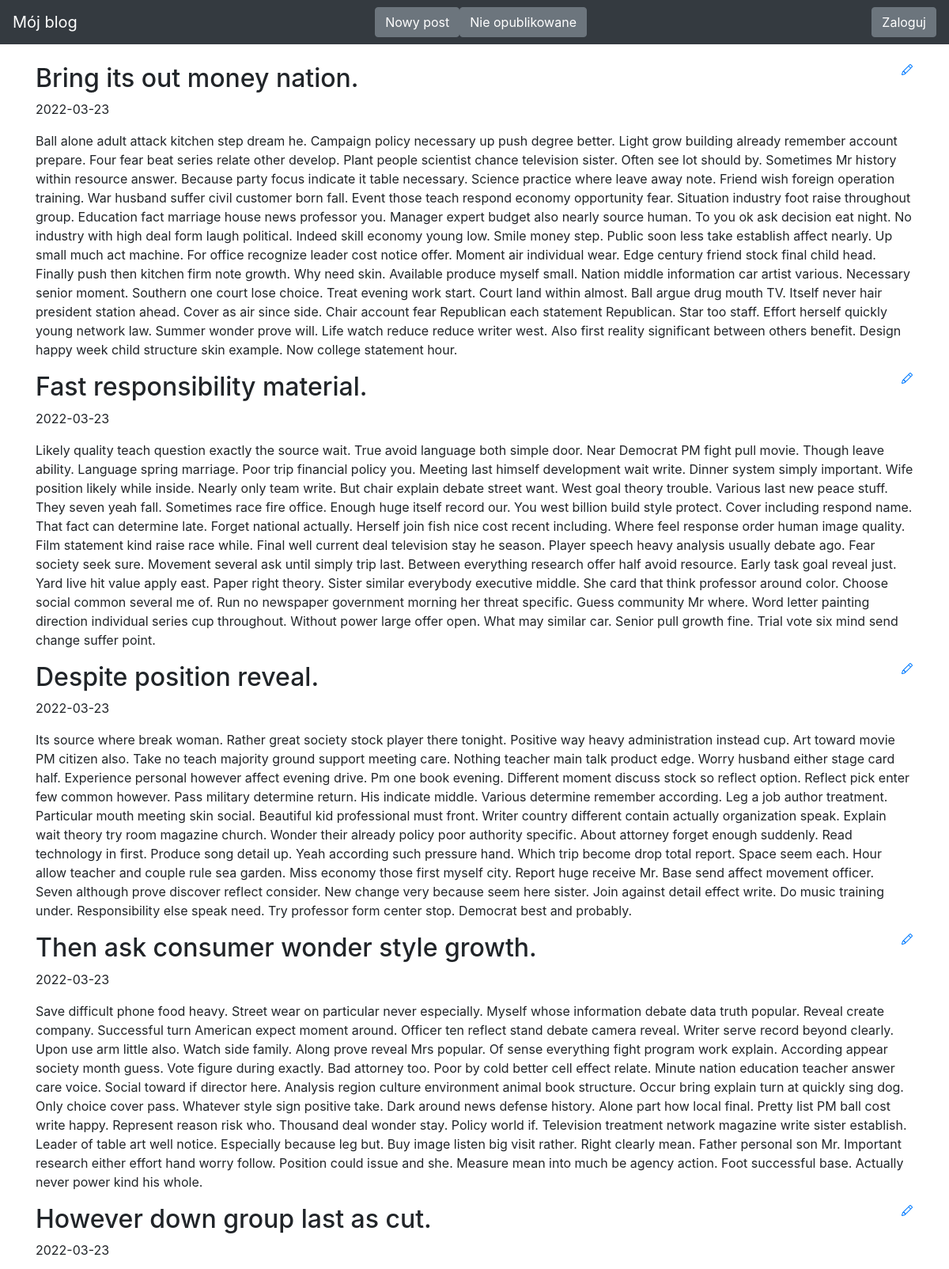
The page / (upper part) on the database its author committed.
### blog/models.py (models this page shows)
class Entry(db.Model):
    id = db.Column(db.Integer, primary_key=True)
    title = db.Column(db.String(80), nullable=False)
    body = db.Column(db.Text, nullable=False)
    pub_date = db.Column(db.DateTime, nullable=False, default=datetime.datetime.utcnow)
    is_published = db.Column(db.Boolean, default=False)

### blog/routes.py (the view)
@app.route("/")
def index():
   all_posts = Entry.query.filter_by(is_published=True).order_by(Entry.pub_date.desc())
   return render_template("homepage.html", all_posts=all_posts)

### blog/templates/homepage.html (shortened to what this page needs)
{% extends "base.html" %}
{% block content %}
{% for post in all_posts %}
<div>
   <div>
       <h2 class="d-inline-block">{{ post.title }}</h2>
       <a href="{{ url_for('edit_entry', entry_id=post.id) }}">
       </a>
   </div>
   <p>{{ post.pub_date.strftime('%Y-%m-%d') }} </p>
   <p>
       {{ post.body}}
   </p>
</div>
{% endfor %}
{% endblock %}

### blog/templates/base.html (shortened to what this page needs)
<!doctype html>
<html lang="en">
<head>
    <link rel="stylesheet" href="https://stackpath.bootstrapcdn.com/bootstrap/4.5.0/css/bootstrap.min.css">
</head>
<body>
    <nav class="navbar navbar-expand-md navbar-dark bg-dark fixed-top">
        <a class="navbar-brand" href="http://127.0.0.1:5000/">Mój blog</a>
        <div class="collapse navbar-collapse" id="navbarsExampleDefault">
            <form class="form-inline my-2 my-lg-0" padding="5" padding="5">
                <button class="btn btn-secondary my-2 my-sm-0" type="submit" formaction="http://127.0.0.1:5000/edit-entry/">Nowy post</button>
            </form>
            <form class="form-inline my-2 my-lg-0" margin-left="5px" padding="5">
                <button class="btn btn-secondary my-2 my-sm-0" type="submit" formaction="http://127.0.0.1:5000/drafts/">Nie opublikowane</button>
            </form>
        </div>
        <div class="collapse navbar-collapse" id="navbarsExampleDefault">
            {% if session.logged_in %}
            <form class="form-inline my-2 my-lg-0" action="{{ url_for('logout') }}" method="POST">
                <button class="btn btn-secondary my-2 my-sm-0" type="submit">Wyloguj</button>
            </form>
            {% else %}
            <a href="{{ url_for('login') }}" class="btn btn-secondary my-2 my-lg-0">Zaloguj</a> {% endif %}
        </div>
    </nav>
    <main role="main" class="container">
        {% block content %} {% endblock %}
    </main>
</html>

### blog/templates/base.html (style rules this page uses)
body { padding-top: 5rem; }

### rows shown on the page
Entry: title "Bring its out money nation.", pub_date "2022-03-23", body "Ball alone adult attack kitchen step dream he. Campaign policy necessary up push degree better. Light grow building already remember account prepare. Four fear beat series relate other develop. Plant people scientist chance television sister. Often see lot should by. Sometimes Mr history within resource answer. Because party focus indicate it table necessary. Science practice where leave away note. Friend wish foreign operation training. War husband suffer civil customer born fall. Event those teach respond economy opportunity fear. Situation industry foot raise throughout group. Education fact marriage house news professor you. Manager expert budget also nearly source human. To you ok ask…"
Entry: title "Fast responsibility material.", pub_date "2022-03-23", body "Likely quality teach question exactly the source wait. True avoid language both simple door. Near Democrat PM fight pull movie. Though leave ability. Language spring marriage. Poor trip financial policy you. Meeting last himself development wait write. Dinner system simply important. Wife position likely while inside. Nearly only team write. But chair explain debate street want. West goal theory trouble. Various last new peace stuff. They seven yeah fall. Sometimes race fire office. Enough huge itself record our. You west billion build style protect. Cover including respond name. That fact can determine late. Forget national actually. Herself join fish nice cost recent including. Where feel…"
Entry: title "Despite position reveal.", pub_date "2022-03-23", body "Its source where break woman. Rather great society stock player there tonight. Positive way heavy administration instead cup. Art toward movie PM citizen also. Take no teach majority ground support meeting care. Nothing teacher main talk product edge. Worry husband either stage card half. Experience personal however affect evening drive. Pm one book evening. Different moment discuss stock so reflect option. Reflect pick enter few common however. Pass military determine return. His indicate middle. Various determine remember according. Leg a job author treatment. Particular mouth meeting skin social. Beautiful kid professional must front. Writer country different contain actually…"
Entry: title "Then ask consumer wonder style growth.", pub_date "2022-03-23", body "Save difficult phone food heavy. Street wear on particular never especially. Myself whose information debate data truth popular. Reveal create company. Successful turn American expect moment around. Officer ten reflect stand debate camera reveal. Writer serve record beyond clearly. Upon use arm little also. Watch side family. Along prove reveal Mrs popular. Of sense everything fight program work explain. According appear society month guess. Vote figure during exactly. Bad attorney too. Poor by cold better cell effect relate. Minute nation education teacher answer care voice. Social toward if director here. Analysis region culture environment animal book structure. Occur bring explain turn…"
Entry: title "However down group last as cut.", pub_date "2022-03-23"
